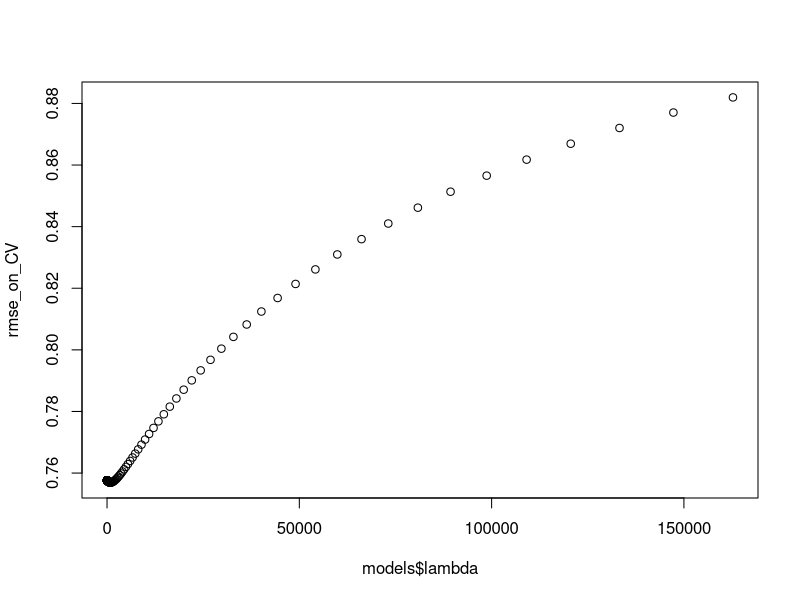
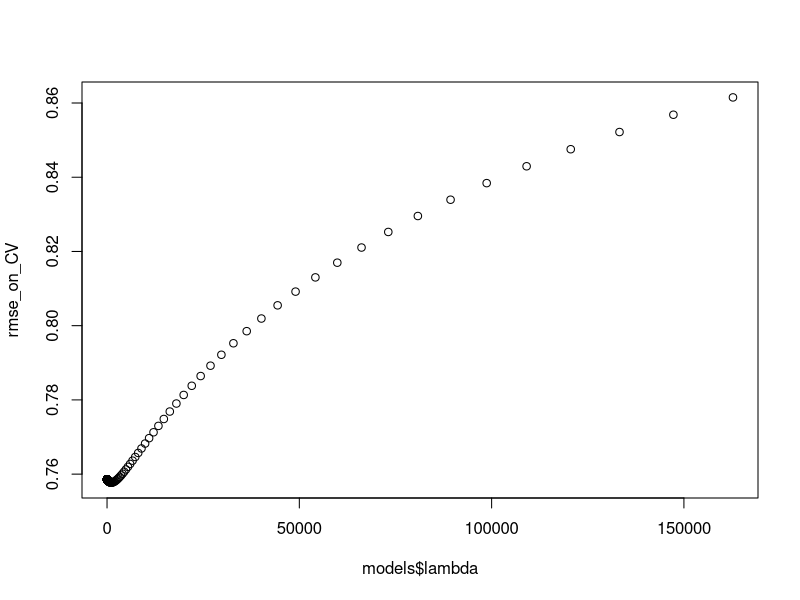
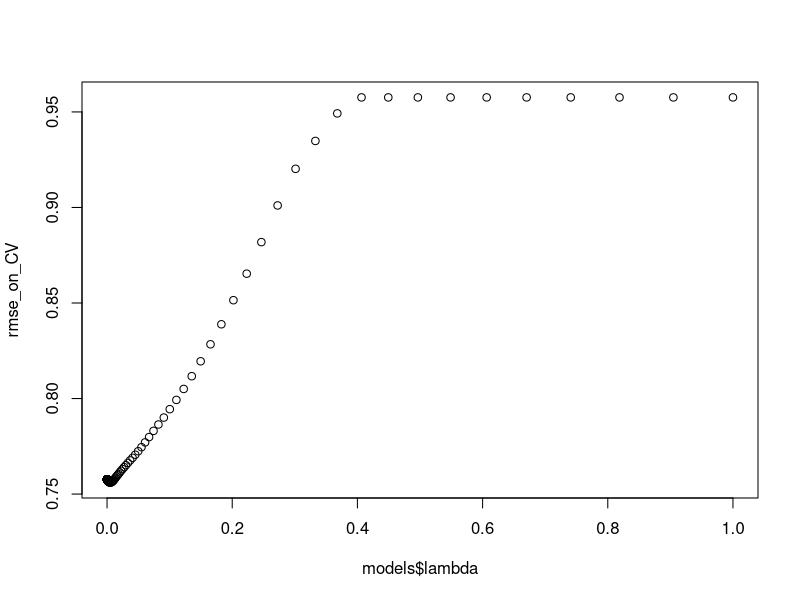
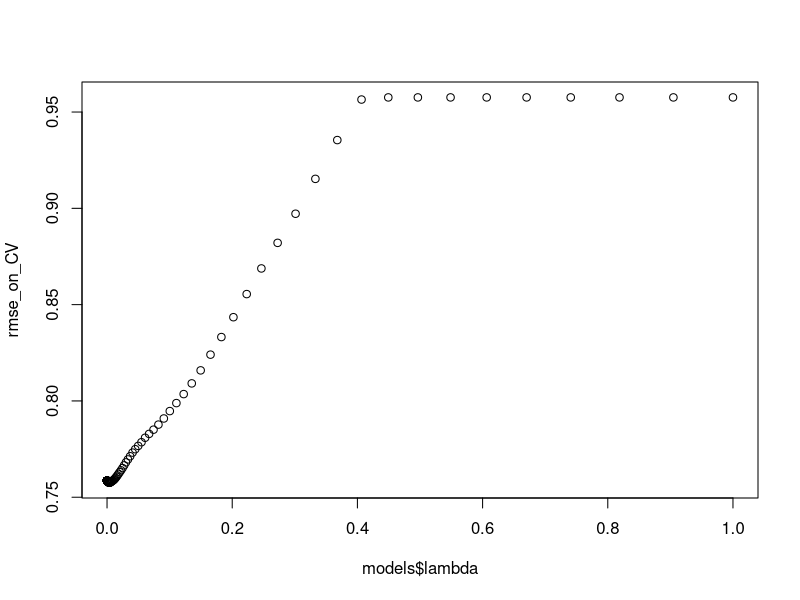
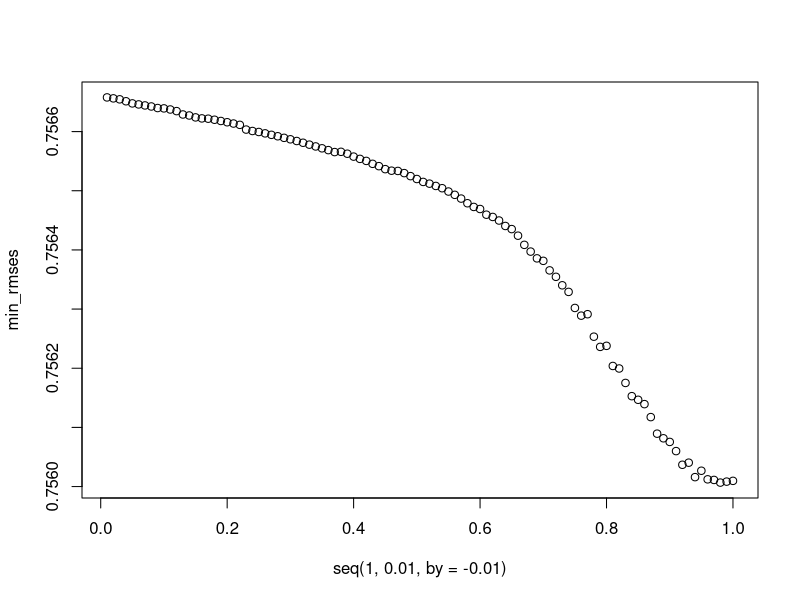
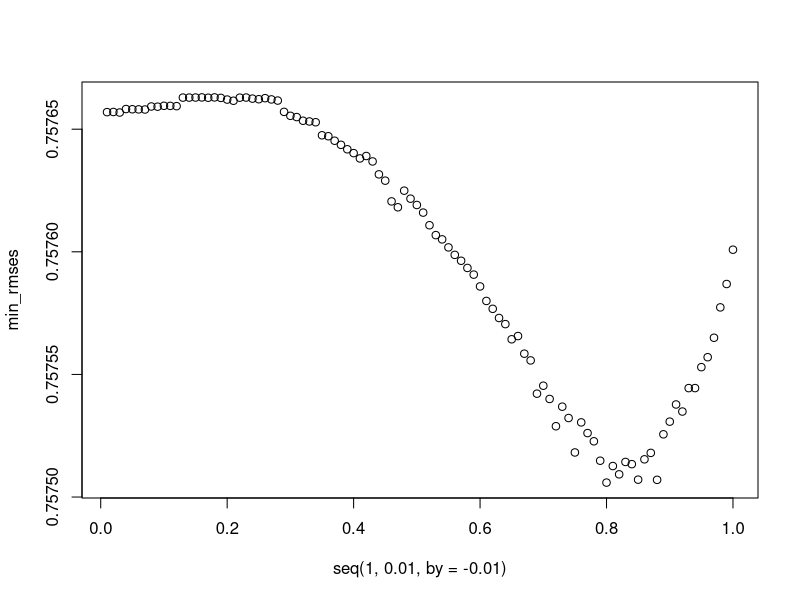

Reproduce these figures in R, in order.
## ---- chunk 1
knitr::opts_chunk$set(echo = TRUE)
## ---- chunk 2
tr <- read.table("./data/train_ratings_all.dat", header = F, sep = "\t")
tr_pr <- read.csv("./data/Train_Features_Processed.csv")[, 2:100]
tr_y <- read.table("./data/train_y_rating.dat", header = F, sep = "\t")
movie_info <- read.table("./data/movie_titles.txt", header = F, sep = ',')
## ---- chunk 3
colnames(movie_info) <- c("Release Years", "Names", "Genres")
colnames(tr) <- movie_info$Names
colnames(tr_pr) <- movie_info$Names
colnames(tr_y) <- c('y')
## ---- chunk 4
CV_subset <- sample(10000, 2000)

CV <- data.frame(tr[CV_subset, ])
CV_y <- tr_y[CV_subset, ]

tr <- data.frame(tr[-CV_subset, ])
tr_y <- tr_y[-CV_subset, ]

CV_pr <- data.frame(tr_pr[CV_subset, ])
tr_pr <- data.frame(tr_pr[-CV_subset, ])
## ---- chunk 5
rmse <- function(true_labels, pred_labels){
  return (sqrt(mean((true_labels-pred_labels)^2)))
}
## ---- chunk 6
lin_model <- lm(y~., data=data.frame(tr, y=tr_y))
baseline <- rmse(CV_y, predict(lin_model, newdata = data.frame(CV)))
baseline
## ---- chunk 7
lin_model <- lm(y~., data=data.frame(tr_pr, y=tr_y))
score <- rmse(CV_y, predict(lin_model, newdata = data.frame(CV_pr)))
baseline / score
diff <- c(baseline, score)
names(diff) <- c("baseline", "score")
diff
## ---- chunk 8
lin_model <- lm(y~., data=data.frame(tr, y=tr_y))
score <- rmse(CV_y, pmax(pmin(predict(lin_model, newdata = data.frame(CV)), 5), 1))
baseline / score
diff[2] <- score
diff
## ---- chunk 9
lin_model <- lm(y~., data=data.frame(tr_pr, y=tr_y))
score <- rmse(CV_y, pmax(pmin(predict(lin_model, newdata = data.frame(CV_pr)), 5), 1))
baseline / score
diff[2] <- score
diff
## ---- chunk 10
library(MASS)
lambdas <- exp(seq(-15, 12, by = 0.1))
models <- lm.ridge(y~., data = data.frame(tr, y=tr_y), lambda = lambdas)
preds_on_CV <- pmin(pmax(as.matrix(CV) %*% t(coef(models)[, -1]) + rep(1, length(CV_y)) %o% coef(models)[, 1], 1), 5)
rmse_on_CV <- apply(preds_on_CV, 2, rmse, true_labels = CV_y)
plot(models$lambda, rmse_on_CV)
score <- min(rmse_on_CV)
baseline / score
diff[2] <- score
diff
## ---- chunk 11
models <- lm.ridge(y~., data = data.frame(tr_pr, y=tr_y), lambda = lambdas)
preds_on_CV <- pmin(pmax(as.matrix(CV_pr) %*% t(coef(models)[, -1]) + rep(1, length(CV_y)) %o% coef(models)[, 1], 1), 5)
rmse_on_CV <- apply(preds_on_CV, 2, rmse, true_labels = CV_y)
plot(models$lambda, rmse_on_CV)
score <- min(rmse_on_CV)
baseline / score
diff[2] <- score
diff
## ---- chunk 12
library(glmnet)
lambdas <- exp(seq(-15, 0, by = 0.1))
models <- glmnet(tr, tr_y, lambda = lambdas,
                 family = "gaussian",
                 intercept = T, alpha = 1)
preds_on_CV <- pmin(pmax(predict(models, newx = as.matrix(CV)), 1), 5)
rmse_on_CV <- apply(preds_on_CV, 2, rmse, true_labels = CV_y)
plot(models$lambda, rmse_on_CV)
score <- min(rmse_on_CV)
baseline / score
diff[2] <- score
diff
## ---- chunk 13
models <- glmnet(tr_pr, tr_y, lambda = lambdas,
                 family = "gaussian",
                 intercept = T, alpha = 1)
preds_on_CV <- pmin(pmax(predict(models, newx = as.matrix(CV_pr)), 1), 5)
rmse_on_CV <- apply(preds_on_CV, 2, rmse, true_labels = CV_y)
plot(models$lambda, rmse_on_CV)
score <- min(rmse_on_CV)
baseline / score
diff[2] <- score
diff
## ---- chunk 14
min_rmses <- rep(0, 100)
for (a in 1:100) {
  lambdas <- exp(seq(-15, 0, by = 0.1))
  models <- glmnet(tr, tr_y, lambda = lambdas,
                   family = "gaussian",
                   intercept = T, alpha = (1/a))
  preds_on_CV <- pmin(pmax(predict(models, newx = as.matrix(CV)), 1), 5)
  rmse_on_CV <- apply(preds_on_CV, 2, rmse, true_labels = CV_y)
  min_rmses[a] <- min(rmse_on_CV)
}
plot(seq(1, 0.01, by=-0.01), min_rmses)
score <- min(min_rmses)
baseline / score
diff[2] <- score
diff
## ---- chunk 15
min_rmses <- rep(0, 100)
for (a in 1:100) {
  lambdas <- exp(seq(-15, 0, by = 0.1))
  models <- glmnet(tr_pr, tr_y, lambda = lambdas,
                   family = "gaussian",
                   intercept = T, alpha = (1/a))
  preds_on_CV <- pmin(pmax(predict(models, newx = as.matrix(CV_pr)), 1), 5)
  rmse_on_CV <- apply(preds_on_CV, 2, rmse, true_labels = CV_y)
  min_rmses[a] <- min(rmse_on_CV)
}
plot(seq(1, 0.01, by=-0.01), min_rmses)
score <- min(min_rmses)
baseline / score
diff[2] <- score
diff
